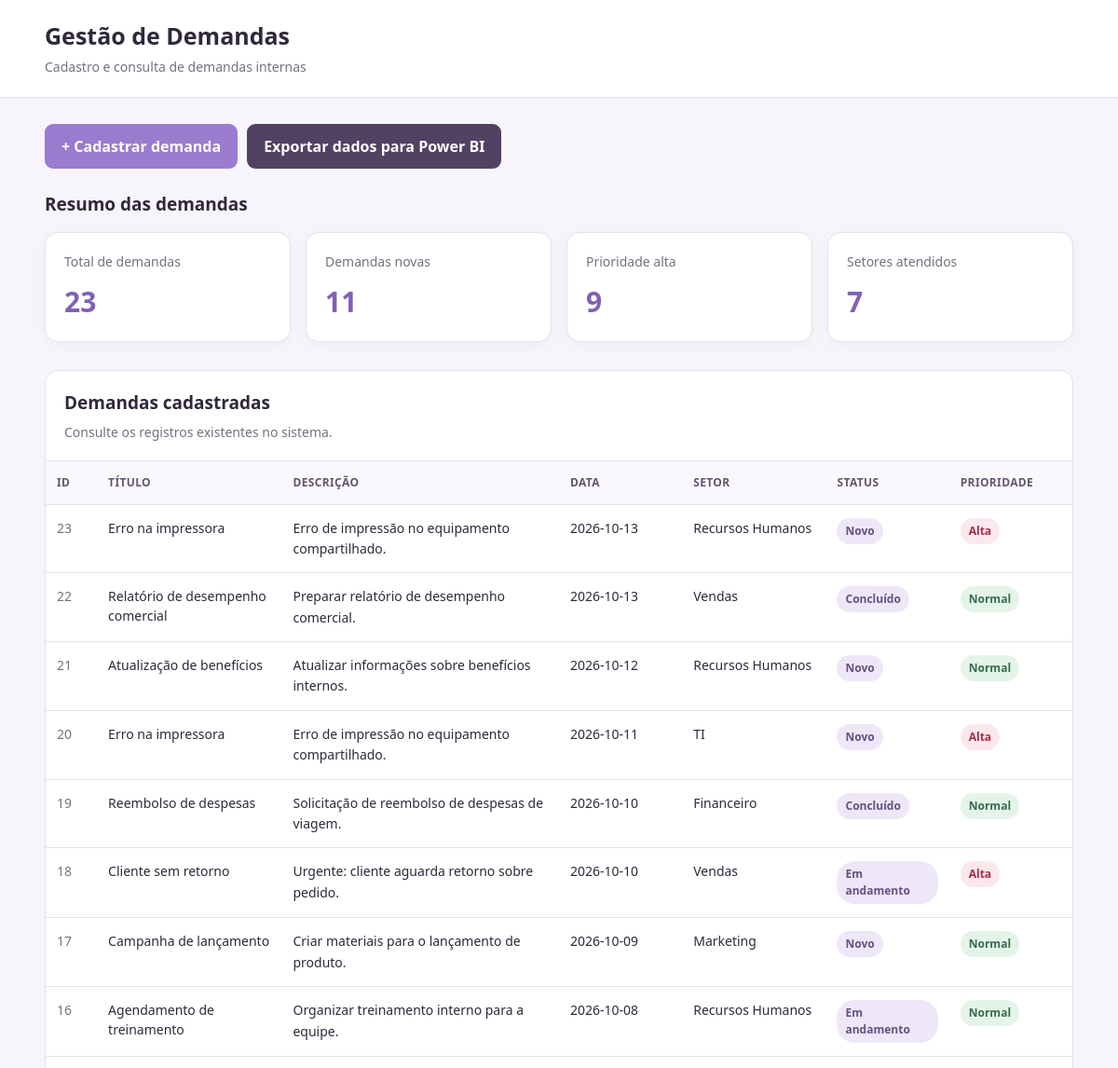
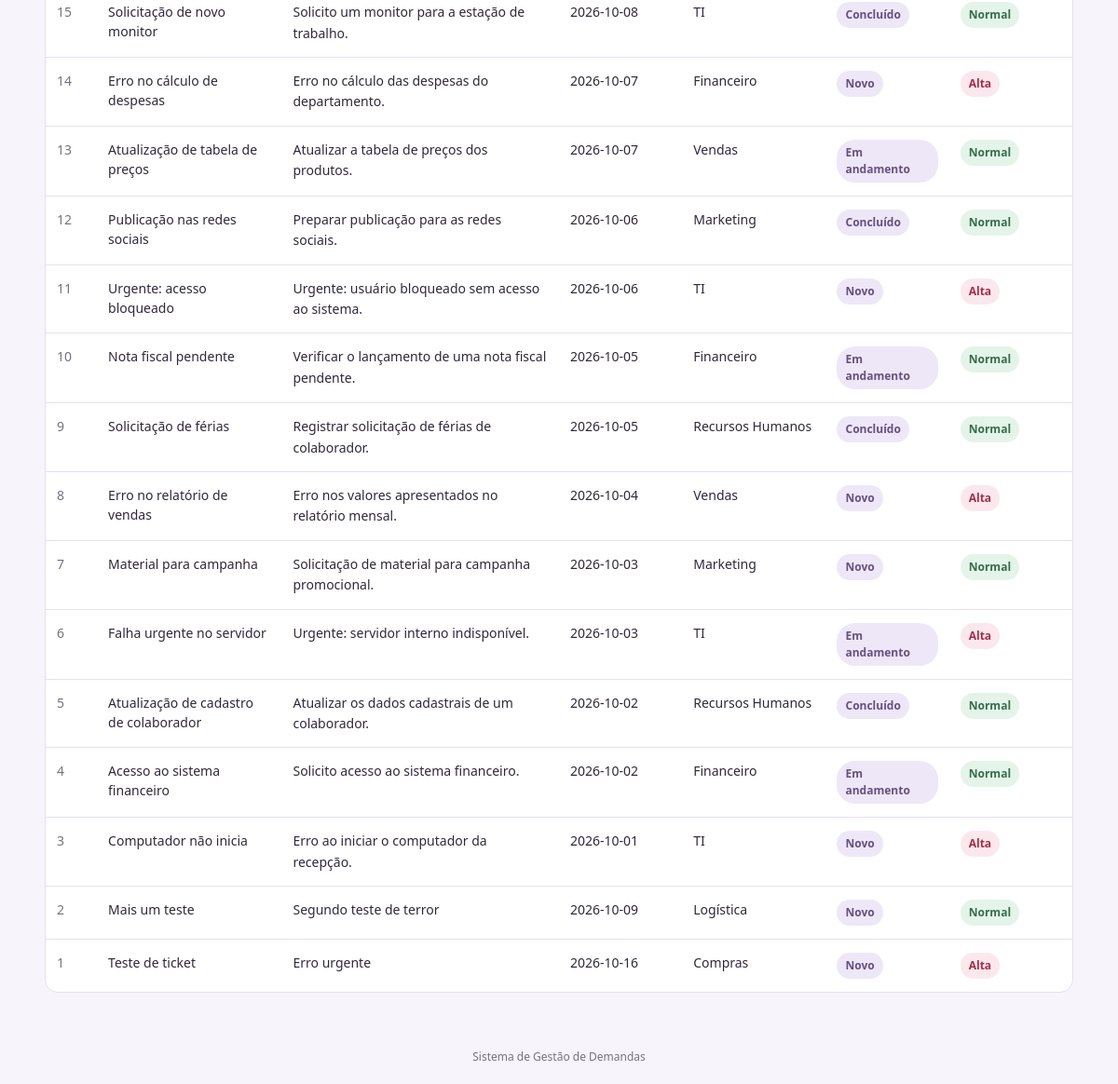
The page / on the database its author committed (2 pictures, top to bottom).
### tables this page shows
CREATE TABLE tickets (
            id INTEGER PRIMARY KEY AUTOINCREMENT,
            titulo TEXT NOT NULL,
            descricao TEXT NOT NULL,
            data_solicitacao TEXT NOT NULL,
            setor TEXT NOT NULL,
            status TEXT NOT NULL DEFAULT 'Novo',
            prioridade TEXT NOT NULL
        );

### app.py (the view)
@app.route("/")
def home():
    conexao = conectar_banco()
    try:
        tickets = conexao.execute("""
            SELECT *
            FROM tickets
            ORDER BY id DESC
        """).fetchall()
        total_tickets = conexao.execute("""
            SELECT COUNT(*)
            FROM tickets
        """).fetchone()[0]
        tickets_novos = conexao.execute("""
            SELECT COUNT(*)
            FROM tickets
            WHERE status = 'Novo'
        """).fetchone()[0]
        prioridade_alta = conexao.execute("""
            SELECT COUNT(*)
            FROM tickets
            WHERE prioridade = 'Alta'
        """).fetchone()[0]
        setores_atendidos = conexao.execute("""
            SELECT COUNT(DISTINCT setor)
            FROM tickets
        """).fetchone()[0]
    finally:
        conexao.close()
    return render_template(
        "cadastrar.html",
        tickets=tickets,
        total_tickets=total_tickets,
        tickets_novos=tickets_novos,
        prioridade_alta=prioridade_alta,
        setores_atendidos=setores_atendidos
    )

### app.py (called while the page is built)
def conectar_banco():
    conexao = sqlite3.connect(CAMINHO_BANCO)
    conexao.row_factory = sqlite3.Row
    return conexao

### templates/cadastrar.html (shortened to what this page needs)
<!DOCTYPE html>
<html lang="pt-BR">
<head>
    <link rel="stylesheet" href="{{ url_for('static', filename='style.css') }}">
</head>
<body>
    <header>
        <div class="container header-content">
            <div>
                <h1>Gestão de Demandas</h1>
                <p class="subtitle">Cadastro e consulta de demandas internas</p>
            </div>
        </div>
    </header>
    <main class="container">
        <div class="actions">
            <button type="button" class="button button-primary" id="abrir-modal">
                + Cadastrar demanda
            </button>
            <a href="{{ url_for('exportar_csv') }}" class="button button-secondary">
                Exportar dados para Power BI
            </a>
        </div>
        <section aria-labelledby="resumo-titulo">
            <h2 class="section-title" id="resumo-titulo">Resumo das demandas</h2>
            <div class="stats">
                <article class="stat-card">
                    <div class="stat-label">Total de demandas</div>
                    <div class="stat-value">{{ total_tickets }}</div>
                </article>
                <article class="stat-card">
                    <div class="stat-label">Demandas novas</div>
                    <div class="stat-value">{{ tickets_novos }}</div>
                </article>
                <article class="stat-card">
                    <div class="stat-label">Prioridade alta</div>
                    <div class="stat-value">{{ prioridade_alta }}</div>
                </article>
                <article class="stat-card">
                    <div class="stat-label">Setores atendidos</div>
                    <div class="stat-value">{{ setores_atendidos }}</div>
                </article>
            </div>
        </section>
        <section class="table-card" aria-labelledby="lista-titulo">
            <div class="table-header">
                <h2 id="lista-titulo">Demandas cadastradas</h2>
                <p>Consulte os registros existentes no sistema.</p>
            </div>
            {% if tickets %}
                <div class="table-wrapper">
                    <table>
                        <thead>
                            <tr>
                                <th>ID</th>
                                <th>Título</th>
                                <th>Descrição</th>
                                <th>Data</th>
                                <th>Setor</th>
                                <th>Status</th>
                                <th>Prioridade</th>
                            </tr>
                        </thead>
                        <tbody>
                            {% for ticket in tickets %}
                                <tr>
                                    <td class="id-cell">{{ ticket["id"] }}</td>
                                    <td class="title-cell">{{ ticket["titulo"] }}</td>
                                    <td class="description">{{ ticket["descricao"] }}</td>
                                    <td class="date-cell">{{ ticket["data_solicitacao"] }}</td>
                                    <td class="sector-cell">{{ ticket["setor"] }}</td>
                                    <td>
                                        <span class="badge badge-status">
                                            {{ ticket["status"] }}
                                        </span>
                                    </td>
                                    <td>
                                        {% if ticket["prioridade"] == "Alta" %}
                                            <span class="badge badge-high">Alta</span>
                                        {% else %}
                                            <span class="badge badge-normal">Normal</span>
                                        {% endif %}
                                    </td>
                                </tr>
                            {% endfor %}
                        </tbody>
                    </table>
                </div>
            {% else %}
                <div class="empty-state">
                    <p>Nenhuma demanda cadastrada ainda.</p>
                    <p>Use o botão acima para registrar a primeira demanda.</p>
                </div>
            {% endif %}
        </section>
    </main>
    <footer>
        Sistema de Gestão de Demandas
    </footer>
</body>
</html>

### static/style.css (style rules this page uses)
:root { --background: #f7f5fb; --surface: #ffffff; --purple: #9b7bce; --purple-dark: #8060b4; --purple-light: #eee7f8; --text: #30283b; --muted: #777080; --border: #e6e0ef; --success: #287d52; --danger: #b33c54; }
* { box-sizing: border-box; }
body { margin: 0; font-family: "Segoe UI", Arial, sans-serif; background: var(--background); color: var(--text); line-height: 1.5; }
button, input, textarea, select { font: inherit; }
button, .button { cursor: pointer; }
.container { width: min(1200px, 92%); margin: 0 auto; }
header { padding: 22px 0; background: var(--surface); border-bottom: 1px solid var(--border); }
.header-content { display: flex; align-items: center; justify-content: space-between; gap: 16px; flex-wrap: wrap; }
h1 { margin: 0; font-size: 25px; line-height: 1.3; }
.subtitle { margin: 6px 0 0; color: var(--muted); font-size: 14px; }
main { padding: 28px 0 40px; }
.section-title { margin: 0 0 16px; font-size: 19px; }
.actions { display: flex; flex-wrap: wrap; gap: 10px; margin-bottom: 24px; }
.button { display: inline-flex; align-items: center; justify-content: center; padding: 11px 17px; border: 1px solid transparent; border-radius: 9px; text-decoration: none; font-weight: 600; text-align: center; transition: background 0.2s ease; }
.button-primary { color: #ffffff; background: var(--purple); }
.button-secondary { color: #ffffff; background: #514263; }
.stats { display: grid; grid-template-columns: repeat(4, minmax(0, 1fr)); gap: 16px; margin-bottom: 30px; }
.stat-card { min-width: 0; padding: 20px; background: var(--surface); border: 1px solid var(--border); border-radius: 14px; box-shadow: 0 4px 16px rgba(48, 40, 59, 0.04); }
.stat-label { color: var(--muted); font-size: 14px; }
.stat-value { margin-top: 10px; color: var(--purple-dark); font-size: 30px; font-weight: 700; }
.table-card { width: 100%; overflow: hidden; background: var(--surface); border: 1px solid var(--border); border-radius: 14px; }
.table-header { padding: 20px; border-bottom: 1px solid var(--border); }
.table-header h2 { margin: 0; font-size: 19px; }
.table-header p { margin: 6px 0 0; color: var(--muted); font-size: 14px; }
.table-wrapper { width: 100%; overflow-x: auto; }
.table-wrapper table { width: 100%; min-width: 1000px; table-layout: fixed; border-collapse: collapse; text-align: left; }
.table-wrapper th:nth-child(1), .table-wrapper td:nth-child(1) { width: 5%; }
.table-wrapper th:nth-child(2), .table-wrapper td:nth-child(2) { width: 18%; }
.table-wrapper th:nth-child(3), .table-wrapper td:nth-child(3) { width: 27%; }
.table-wrapper th:nth-child(4), .table-wrapper td:nth-child(4) { width: 12%; }
.table-wrapper th:nth-child(5), .table-wrapper td:nth-child(5) { width: 14%; }
.table-wrapper th:nth-child(6), .table-wrapper td:nth-child(6) { width: 12%; }
.table-wrapper th:nth-child(7), .table-wrapper td:nth-child(7) { width: 12%; }
.table-wrapper th, .table-wrapper td { padding: 14px 12px; border-bottom: 1px solid var(--border); text-align: left; vertical-align: top; }
.table-wrapper th { background: #faf8fd; color: #61566e; font-size: 12px; font-weight: 700; text-transform: uppercase; letter-spacing: 0.03em; }
.table-wrapper td { font-size: 14px; overflow-wrap: anywhere; }
.table-wrapper tbody tr { transition: background 0.15s ease; }
.table-wrapper tbody tr:last-child td { border-bottom: none; }
.id-cell { color: var(--muted); white-space: nowrap; }
.title-cell, .description, .sector-cell { white-space: normal; overflow-wrap: anywhere; word-break: normal; }
.description { line-height: 1.6; }
.date-cell { white-space: normal; overflow-wrap: anywhere; }
.badge { display: inline-block; max-width: 100%; padding: 5px 9px; border-radius: 20px; font-size: 12px; font-weight: 600; white-space: normal; overflow-wrap: anywhere; }
.badge-status { color: #665080; background: var(--purple-light); }
.badge-high { color: #a52d48; background: #fbe8ed; }
.badge-normal { color: #356d4d; background: #e4f4e9; }
footer { padding: 20px 0; color: var(--muted); text-align: center; font-size: 12px; }

### rows shown on the page
tickets: id "23", titulo "Erro na impressora", descricao "Erro de impressão no equipamento compartilhado.", data_solicitacao "2026-10-13", setor "Recursos Humanos", status "Novo", prioridade "Alta"
tickets: id "22", titulo "Relatório de desempenho comercial", descricao "Preparar relatório de desempenho comercial.", data_solicitacao "2026-10-13", setor "Vendas", status "Concluído", prioridade "Normal"
tickets: id "21", titulo "Atualização de benefícios", descricao "Atualizar informações sobre benefícios internos.", data_solicitacao "2026-10-12", setor "Recursos Humanos", status "Novo", prioridade "Normal"
tickets: id "20", titulo "Erro na impressora", descricao "Erro de impressão no equipamento compartilhado.", data_solicitacao "2026-10-11", setor "TI", status "Novo", prioridade "Alta"
tickets: id "19", titulo "Reembolso de despesas", descricao "Solicitação de reembolso de despesas de viagem.", data_solicitacao "2026-10-10", setor "Financeiro", status "Concluído", prioridade "Normal"
tickets: id "18", titulo "Cliente sem retorno", descricao "Urgente: cliente aguarda retorno sobre pedido.", data_solicitacao "2026-10-10", setor "Vendas", status "Em andamento", prioridade "Alta"
tickets: id "17", titulo "Campanha de lançamento", descricao "Criar materiais para o lançamento de produto.", data_solicitacao "2026-10-09", setor "Marketing", status "Novo", prioridade "Normal"
tickets: id "16", titulo "Agendamento de treinamento", descricao "Organizar treinamento interno para a equipe.", data_solicitacao "2026-10-08", setor "Recursos Humanos", status "Em andamento", prioridade "Normal"
tickets: id "15", titulo "Solicitação de novo monitor", descricao "Solicito um monitor para a estação de trabalho.", data_solicitacao "2026-10-08", setor "TI", status "Concluído", prioridade "Normal"
tickets: id "14", titulo "Erro no cálculo de despesas", descricao "Erro no cálculo das despesas do departamento.", data_solicitacao "2026-10-07", setor "Financeiro", status "Novo", prioridade "Alta"
tickets: id "13", titulo "Atualização de tabela de preços", descricao "Atualizar a tabela de preços dos produtos.", data_solicitacao "2026-10-07", setor "Vendas", status "Em andamento", prioridade "Normal"
tickets: id "12", titulo "Publicação nas redes sociais", descricao "Preparar publicação para as redes sociais.", data_solicitacao "2026-10-06", setor "Marketing", status "Concluído", prioridade "Normal"
tickets: id "11", titulo "Urgente: acesso bloqueado", descricao "Urgente: usuário bloqueado sem acesso ao sistema.", data_solicitacao "2026-10-06", setor "TI", status "Novo", prioridade "Alta"
tickets: id "10", titulo "Nota fiscal pendente", descricao "Verificar o lançamento de uma nota fiscal pendente.", data_solicitacao "2026-10-05", setor "Financeiro", status "Em andamento", prioridade "Normal"
tickets: id "9", titulo "Solicitação de férias", descricao "Registrar solicitação de férias de colaborador.", data_solicitacao "2026-10-05", setor "Recursos Humanos", status "Concluído", prioridade "Normal"
tickets: id "8", titulo "Erro no relatório de vendas", descricao "Erro nos valores apresentados no relatório mensal.", data_solicitacao "2026-10-04", setor "Vendas", status "Novo", prioridade "Alta"
tickets: id "7", titulo "Material para campanha", descricao "Solicitação de material para campanha promocional.", data_solicitacao "2026-10-03", setor "Marketing", status "Novo", prioridade "Normal"
tickets: id "6", titulo "Falha urgente no servidor", descricao "Urgente: servidor interno indisponível.", data_solicitacao "2026-10-03", setor "TI", status "Em andamento", prioridade "Alta"
tickets: id "5", titulo "Atualização de cadastro de colaborador", descricao "Atualizar os dados cadastrais de um colaborador.", data_solicitacao "2026-10-02", setor "Recursos Humanos", status "Concluído", prioridade "Normal"
tickets: id "4", titulo "Acesso ao sistema financeiro", descricao "Solicito acesso ao sistema financeiro.", data_solicitacao "2026-10-02", setor "Financeiro", status "Em andamento", prioridade "Normal"
tickets: id "3", titulo "Computador não inicia", descricao "Erro ao iniciar o computador da recepção.", data_solicitacao "2026-10-01", setor "TI", status "Novo", prioridade "Alta"
tickets: id "2", titulo "Mais um teste", descricao "Segundo teste de terror", data_solicitacao "2026-10-09", setor "Logística", status "Novo", prioridade "Normal"
tickets: id "1", titulo "Teste de ticket", descricao "Erro urgente", data_solicitacao "2026-10-16", setor "Compras", status "Novo", prioridade "Alta"

### other values the page prints
{{ total_tickets }} "23"
{{ tickets_novos }} "11"
{{ prioridade_alta }} "9"
{{ setores_atendidos }} "7"
